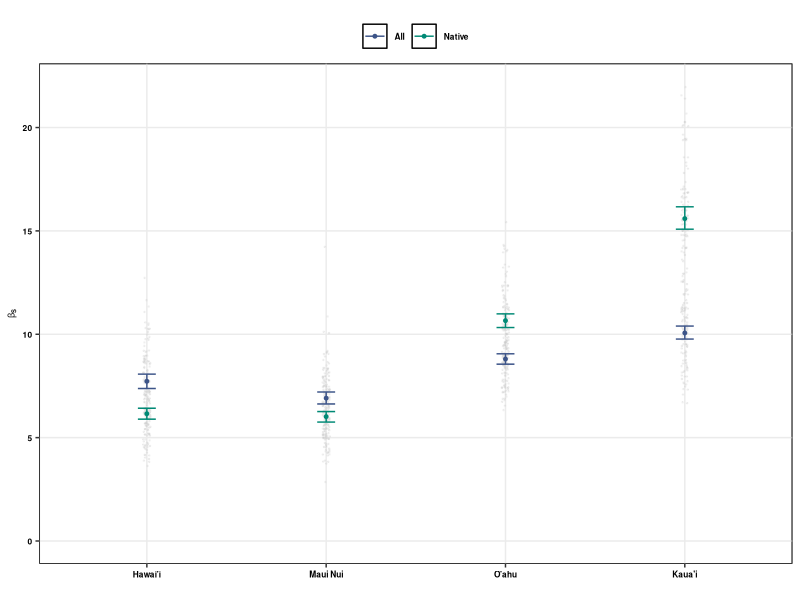

Write the R code that produced this figure.
###############
# Beta ENSpie #
###############
# All natives #
# 10 plots #####
###############

require(dplyr)
require(ggplot2)
require(grid)
require(reshape2)
require(rms)

#############
# Data  #####
#############

Beta_N<-read.csv("Cleaned_Data/Scen3_Natives_10plots_BetaPIE.csv",sep=",",header=T)
Beta_N$Scenario<-"Native"

Beta_All<-read.csv("Cleaned_Data/Scen3_Total_10plots_BetaPIE.csv",sep=",",header=T)
Beta_All$Scenario<-"All"

Beta_togg<-rbind.data.frame(Beta_N,Beta_All)

#################
# Beta ENS_PIE  #
#################

Beta_22<-filter(Beta_togg, index=="beta_S_PIE")

Beta_22<-dplyr::summarize(dplyr::group_by(Beta_22, geo_entity2, Scenario, Iteration),beta_ENS_PIE=mean(value))

Beta_22$geo_entity2<-as.character(Beta_22$geo_entity2)
Beta_22$geo_entity2<-ifelse(Beta_22$geo_entity2=="Hawai'i Island","Hawai'i",Beta_22$geo_entity2)
Beta_22$geo_entity2<-ifelse(Beta_22$geo_entity2=="Kaua'i Island","Kaua'i",Beta_22$geo_entity2)
Beta_22$geo_entity2<-ifelse(Beta_22$geo_entity2=="O'ahu Island","O'ahu",Beta_22$geo_entity2)
Beta_22$geo_entity2<-as.factor(Beta_22$geo_entity2)

Beta_22$geo_entity2<-as.factor(Beta_22$geo_entity2)
Beta_22$geo_entity2<-factor(Beta_22$geo_entity2,levels=c("Hawai'i","Maui Nui","O'ahu","Kaua'i"))

Beta_2s<- Beta_22 %>%
  group_by(geo_entity2, Scenario) %>%
  do(data.frame(rbind(smean.cl.boot(.$beta_ENS_PIE, B=1000))))

colnames(Beta_2s)[3]<-"beta_ENS_PIE"
colnames(Beta_2s)[4]<-"l.QD"
colnames(Beta_2s)[5]<-"h.QD"

## figure

Beta_2s$geo_entity2<-as.factor(Beta_2s$geo_entity2)
Beta_2s$geo_entity2<-factor(Beta_2s$geo_entity2,levels=c("Hawai'i","Maui Nui","O'ahu","Kaua'i"))

Beta_ENS_PIE<-ggplot(data=Beta_22, aes(x=geo_entity2,y=beta_ENS_PIE,group=geo_entity2))+
  geom_point(data=Beta_22, aes(x=geo_entity2,y=beta_ENS_PIE,group=geo_entity2),
             position = position_jitter(w = 0.02, h = 0),color="gray80",size=0.25,alpha=0.2)+
  
  geom_point(data=Beta_2s, aes(x=geo_entity2,y=beta_ENS_PIE,group=geo_entity2, colour=Scenario),size=1)+
  geom_errorbar(data=Beta_2s,aes(ymin=l.QD,ymax=h.QD,colour=Scenario),width=0.1)+
  scale_y_continuous(limits=c(0,6),breaks=c(0,1,2,3,4,5,6))+
  #scale_color_d3(palette="category20c")+
  scale_colour_manual(values=c("All"="#3C5488FF","Native"="#008975"))+
  labs(x="",y=expression(bold(beta["ENSpie"])))+
  guides(colour=guide_legend(title="",title.position = "top"))+
  theme_bw()+theme(axis.title.x=element_text(colour="black",face="bold",size=6),
                   axis.title.y=element_text(colour="black",face="bold",size=6),
                   axis.text.x=element_text(colour=c("black"),face="bold",size=6),
                   axis.text.y=element_text(colour=c("black"),face="bold",size=6),
                   legend.text=element_text(colour=c("black"),face="bold",size=6),
                   legend.title = element_text(colour=c("black"),face="bold",size=6),
                   legend.title.align = 0.5,
                   legend.position=c("top"),
                   legend.margin =margin(t=0, r=0, b=0, l=0, unit="cm"),
                   panel.background =element_rect(fill="transparent",colour="black"),panel.grid.minor=element_blank())

################
## beta_S_PIE  #
################

Beta_33<-filter(Beta_togg, index=="beta_S")

Beta_33<-dplyr::summarize(dplyr::group_by(Beta_33, geo_entity2, Scenario,Iteration),beta_S=mean(value))

Beta_33$geo_entity2<-as.character(Beta_33$geo_entity2)
Beta_33$geo_entity2<-ifelse(Beta_33$geo_entity2=="Hawai'i Island","Hawai'i",Beta_33$geo_entity2)
Beta_33$geo_entity2<-ifelse(Beta_33$geo_entity2=="Kaua'i Island","Kaua'i",Beta_33$geo_entity2)
Beta_33$geo_entity2<-ifelse(Beta_33$geo_entity2=="O'ahu Island","O'ahu",Beta_33$geo_entity2)
Beta_33$geo_entity2<-as.factor(Beta_33$geo_entity2)

Beta_33$geo_entity2<-as.factor(Beta_33$geo_entity2)
Beta_33$geo_entity2<-factor(Beta_33$geo_entity2,levels=c("Hawai'i","Maui Nui","O'ahu","Kaua'i"))

Beta_3s<- Beta_33 %>%
  group_by(geo_entity2, Scenario) %>%
  do(data.frame(rbind(smean.cl.boot(.$beta_S, B=1000))))

colnames(Beta_3s)[3]<-"beta_S"
colnames(Beta_3s)[4]<-"l.QD"
colnames(Beta_3s)[5]<-"h.QD"

Beta_3s$geo_entity2<-as.factor(Beta_3s$geo_entity2)
Beta_3s$geo_entity2<-factor(Beta_3s$geo_entity2,levels=c("Hawai'i","Maui Nui","O'ahu","Kaua'i"))

Beta_S<-ggplot(data=Beta_33, aes(x=geo_entity2,y=beta_S,group=geo_entity2))+
  geom_point(data=Beta_33, aes(x=geo_entity2,y=beta_S,group=geo_entity2),
             position = position_jitter(w = 0.02, h = 0),color="gray80",size=0.25,alpha=0.2)+
  
  geom_point(data=Beta_3s, aes(x=geo_entity2,y=beta_S,group=geo_entity2, colour=Scenario),size=1)+
  geom_errorbar(data=Beta_3s,aes(ymin=l.QD,ymax=h.QD,colour=Scenario),width=0.1)+
  scale_y_continuous(limits=c(0,22),breaks=c(0,5,10,15,20))+
  #scale_color_d3(palette="category20c")+
  scale_colour_manual(values=c("All"="#3C5488FF","Native"="#008975"))+
  labs(x="",y=expression(bold(beta["S"])))+
  guides(colour=guide_legend(title="",title.position = "top"))+
  theme_bw()+theme(axis.title.x=element_text(colour="black",face="bold",size=6),
                   axis.title.y=element_text(colour="black",face="bold",size=6),
                   axis.text.x=element_text(colour=c("black"),face="bold",size=6),
                   axis.text.y=element_text(colour=c("black"),face="bold",size=6),
                   legend.text=element_text(colour=c("black"),face="bold",size=6),
                   legend.title = element_text(colour=c("black"),face="bold",size=6),
                   legend.title.align = 0.5,
                   legend.position=c("top"),
                   legend.margin =margin(t=0, r=0, b=0, l=0, unit="cm"),
                   panel.background =element_rect(fill="transparent",colour="black"),panel.grid.minor=element_blank())

###################
# merge figures  #
##################

# require(cowplot)
# 
# beta_tog<-plot_grid(Beta_S+theme(legend.position="none", axis.text.x=element_blank()),
#                     Beta_ENS_PIE+theme(legend.position="none"),
#                     labels=c("a)","b)"),label_size = 6,ncol=1, align="vh")

# legend <- get_legend(Beta_S)
# 
# beta_togg<- plot_grid( legend,beta_tog, rel_heights = c(0.4, 5),ncol=1)


png(filename="Figures/Fig5_Beta_S_all_natives_10plots.png", 
    units="in", 
    width=4, 
    height=3, 
    pointsize=2, 
    res=500)


Beta_S

dev.off()
